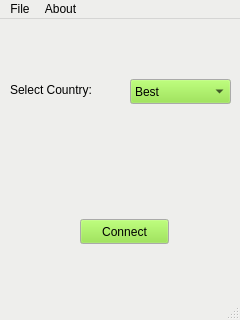
<?xml version="1.0" encoding="UTF-8"?>
<ui version="4.0">
 <class>MainWindow</class>
 <widget class="QMainWindow" name="MainWindow">
  <property name="windowModality">
   <enum>Qt::NonModal</enum>
  </property>
  <property name="geometry">
   <rect>
    <x>0</x>
    <y>0</y>
    <width>240</width>
    <height>320</height>
   </rect>
  </property>
  <property name="palette">
   <palette>
    <active>
     <colorrole role="WindowText">
      <brush brushstyle="SolidPattern">
       <color alpha="255">
        <red>0</red>
        <green>0</green>
        <blue>0</blue>
       </color>
      </brush>
     </colorrole>
     <colorrole role="Button">
      <brush brushstyle="SolidPattern">
       <color alpha="255">
        <red>138</red>
        <green>226</green>
        <blue>52</blue>
       </color>
      </brush>
     </colorrole>
     <colorrole role="Light">
      <brush brushstyle="SolidPattern">
       <color alpha="255">
        <red>198</red>
        <green>255</green>
        <blue>143</blue>
       </color>
      </brush>
     </colorrole>
     <colorrole role="Midlight">
      <brush brushstyle="SolidPattern">
       <color alpha="255">
        <red>168</red>
        <green>240</green>
        <blue>97</blue>
       </color>
      </brush>
     </colorrole>
     <colorrole role="Dark">
      <brush brushstyle="SolidPattern">
       <color alpha="255">
        <red>69</red>
        <green>113</green>
        <blue>26</blue>
       </color>
      </brush>
     </colorrole>
     <colorrole role="Mid">
      <brush brushstyle="SolidPattern">
       <color alpha="255">
        <red>92</red>
        <green>151</green>
        <blue>34</blue>
       </color>
      </brush>
     </colorrole>
     <colorrole role="Text">
      <brush brushstyle="SolidPattern">
       <color alpha="255">
        <red>0</red>
        <green>0</green>
        <blue>0</blue>
       </color>
      </brush>
     </colorrole>
     <colorrole role="BrightText">
      <brush brushstyle="SolidPattern">
       <color alpha="255">
        <red>255</red>
        <green>255</green>
        <blue>255</blue>
       </color>
      </brush>
     </colorrole>
     <colorrole role="ButtonText">
      <brush brushstyle="SolidPattern">
       <color alpha="255">
        <red>0</red>
        <green>0</green>
        <blue>0</blue>
       </color>
      </brush>
     </colorrole>
     <colorrole role="Base">
      <brush brushstyle="SolidPattern">
       <color alpha="255">
        <red>255</red>
        <green>255</green>
        <blue>255</blue>
       </color>
      </brush>
     </colorrole>
     <colorrole role="Window">
      <brush brushstyle="SolidPattern">
       <color alpha="255">
        <red>238</red>
        <green>238</green>
        <blue>236</blue>
       </color>
      </brush>
     </colorrole>
     <colorrole role="Shadow">
      <brush brushstyle="SolidPattern">
       <color alpha="255">
        <red>0</red>
        <green>0</green>
        <blue>0</blue>
       </color>
      </brush>
     </colorrole>
     <colorrole role="AlternateBase">
      <brush brushstyle="SolidPattern">
       <color alpha="255">
        <red>196</red>
        <green>240</green>
        <blue>153</blue>
       </color>
      </brush>
     </colorrole>
     <colorrole role="ToolTipBase">
      <brush brushstyle="SolidPattern">
       <color alpha="255">
        <red>255</red>
        <green>255</green>
        <blue>220</blue>
       </color>
      </brush>
     </colorrole>
     <colorrole role="ToolTipText">
      <brush brushstyle="SolidPattern">
       <color alpha="255">
        <red>0</red>
        <green>0</green>
        <blue>0</blue>
       </color>
      </brush>
     </colorrole>
     <colorrole role="PlaceholderText">
      <brush brushstyle="SolidPattern">
       <color alpha="128">
        <red>0</red>
        <green>0</green>
        <blue>0</blue>
       </color>
      </brush>
     </colorrole>
    </active>
    <inactive>
     <colorrole role="WindowText">
      <brush brushstyle="SolidPattern">
       <color alpha="255">
        <red>0</red>
        <green>0</green>
        <blue>0</blue>
       </color>
      </brush>
     </colorrole>
     <colorrole role="Button">
      <brush brushstyle="SolidPattern">
       <color alpha="255">
        <red>138</red>
        <green>226</green>
        <blue>52</blue>
       </color>
      </brush>
     </colorrole>
     <colorrole role="Light">
      <brush brushstyle="SolidPattern">
       <color alpha="255">
        <red>198</red>
        <green>255</green>
        <blue>143</blue>
       </color>
      </brush>
     </colorrole>
     <colorrole role="Midlight">
      <brush brushstyle="SolidPattern">
       <color alpha="255">
        <red>168</red>
        <green>240</green>
        <blue>97</blue>
       </color>
      </brush>
     </colorrole>
     <colorrole role="Dark">
      <brush brushstyle="SolidPattern">
       <color alpha="255">
        <red>69</red>
        <green>113</green>
        <blue>26</blue>
       </color>
      </brush>
     </colorrole>
     <colorrole role="Mid">
      <brush brushstyle="SolidPattern">
       <color alpha="255">
        <red>92</red>
        <green>151</green>
        <blue>34</blue>
       </color>
      </brush>
     </colorrole>
     <colorrole role="Text">
      <brush brushstyle="SolidPattern">
       <color alpha="255">
        <red>0</red>
        <green>0</green>
        <blue>0</blue>
       </color>
      </brush>
     </colorrole>
     <colorrole role="BrightText">
      <brush brushstyle="SolidPattern">
       <color alpha="255">
        <red>255</red>
        <green>255</green>
        <blue>255</blue>
       </color>
      </brush>
     </colorrole>
     <colorrole role="ButtonText">
      <brush brushstyle="SolidPattern">
       <color alpha="255">
        <red>0</red>
        <green>0</green>
        <blue>0</blue>
       </color>
      </brush>
     </colorrole>
     <colorrole role="Base">
      <brush brushstyle="SolidPattern">
       <color alpha="255">
        <red>255</red>
        <green>255</green>
        <blue>255</blue>
       </color>
      </brush>
     </colorrole>
     <colorrole role="Window">
      <brush brushstyle="SolidPattern">
       <color alpha="255">
        <red>238</red>
        <green>238</green>
        <blue>236</blue>
       </color>
      </brush>
     </colorrole>
     <colorrole role="Shadow">
      <brush brushstyle="SolidPattern">
       <color alpha="255">
        <red>0</red>
        <green>0</green>
        <blue>0</blue>
       </color>
      </brush>
     </colorrole>
     <colorrole role="AlternateBase">
      <brush brushstyle="SolidPattern">
       <color alpha="255">
        <red>196</red>
        <green>240</green>
        <blue>153</blue>
       </color>
      </brush>
     </colorrole>
     <colorrole role="ToolTipBase">
      <brush brushstyle="SolidPattern">
       <color alpha="255">
        <red>255</red>
        <green>255</green>
        <blue>220</blue>
       </color>
      </brush>
     </colorrole>
     <colorrole role="ToolTipText">
      <brush brushstyle="SolidPattern">
       <color alpha="255">
        <red>0</red>
        <green>0</green>
        <blue>0</blue>
       </color>
      </brush>
     </colorrole>
     <colorrole role="PlaceholderText">
      <brush brushstyle="SolidPattern">
       <color alpha="128">
        <red>0</red>
        <green>0</green>
        <blue>0</blue>
       </color>
      </brush>
     </colorrole>
    </inactive>
    <disabled>
     <colorrole role="WindowText">
      <brush brushstyle="SolidPattern">
       <color alpha="255">
        <red>69</red>
        <green>113</green>
        <blue>26</blue>
       </color>
      </brush>
     </colorrole>
     <colorrole role="Button">
      <brush brushstyle="SolidPattern">
       <color alpha="255">
        <red>138</red>
        <green>226</green>
        <blue>52</blue>
       </color>
      </brush>
     </colorrole>
     <colorrole role="Light">
      <brush brushstyle="SolidPattern">
       <color alpha="255">
        <red>198</red>
        <green>255</green>
        <blue>143</blue>
       </color>
      </brush>
     </colorrole>
     <colorrole role="Midlight">
      <brush brushstyle="SolidPattern">
       <color alpha="255">
        <red>168</red>
        <green>240</green>
        <blue>97</blue>
       </color>
      </brush>
     </colorrole>
     <colorrole role="Dark">
      <brush brushstyle="SolidPattern">
       <color alpha="255">
        <red>69</red>
        <green>113</green>
        <blue>26</blue>
       </color>
      </brush>
     </colorrole>
     <colorrole role="Mid">
      <brush brushstyle="SolidPattern">
       <color alpha="255">
        <red>92</red>
        <green>151</green>
        <blue>34</blue>
       </color>
      </brush>
     </colorrole>
     <colorrole role="Text">
      <brush brushstyle="SolidPattern">
       <color alpha="255">
        <red>69</red>
        <green>113</green>
        <blue>26</blue>
       </color>
      </brush>
     </colorrole>
     <colorrole role="BrightText">
      <brush brushstyle="SolidPattern">
       <color alpha="255">
        <red>255</red>
        <green>255</green>
        <blue>255</blue>
       </color>
      </brush>
     </colorrole>
     <colorrole role="ButtonText">
      <brush brushstyle="SolidPattern">
       <color alpha="255">
        <red>69</red>
        <green>113</green>
        <blue>26</blue>
       </color>
      </brush>
     </colorrole>
     <colorrole role="Base">
      <brush brushstyle="SolidPattern">
       <color alpha="255">
        <red>238</red>
        <green>238</green>
        <blue>236</blue>
       </color>
      </brush>
     </colorrole>
     <colorrole role="Window">
      <brush brushstyle="SolidPattern">
       <color alpha="255">
        <red>238</red>
        <green>238</green>
        <blue>236</blue>
       </color>
      </brush>
     </colorrole>
     <colorrole role="Shadow">
      <brush brushstyle="SolidPattern">
       <color alpha="255">
        <red>0</red>
        <green>0</green>
        <blue>0</blue>
       </color>
      </brush>
     </colorrole>
     <colorrole role="AlternateBase">
      <brush brushstyle="SolidPattern">
       <color alpha="255">
        <red>138</red>
        <green>226</green>
        <blue>52</blue>
       </color>
      </brush>
     </colorrole>
     <colorrole role="ToolTipBase">
      <brush brushstyle="SolidPattern">
       <color alpha="255">
        <red>255</red>
        <green>255</green>
        <blue>220</blue>
       </color>
      </brush>
     </colorrole>
     <colorrole role="ToolTipText">
      <brush brushstyle="SolidPattern">
       <color alpha="255">
        <red>0</red>
        <green>0</green>
        <blue>0</blue>
       </color>
      </brush>
     </colorrole>
     <colorrole role="PlaceholderText">
      <brush brushstyle="SolidPattern">
       <color alpha="128">
        <red>0</red>
        <green>0</green>
        <blue>0</blue>
       </color>
      </brush>
     </colorrole>
    </disabled>
   </palette>
  </property>
  <property name="cursor">
   <cursorShape>PointingHandCursor</cursorShape>
  </property>
  <property name="mouseTracking">
   <bool>false</bool>
  </property>
  <property name="windowTitle">
   <string>My VPN</string>
  </property>
  <property name="tabShape">
   <enum>QTabWidget::Triangular</enum>
  </property>
  <property name="dockNestingEnabled">
   <bool>false</bool>
  </property>
  <widget class="QWidget" name="centralwidget">
   <widget class="QComboBox" name="comboBox">
    <property name="geometry">
     <rect>
      <x>130</x>
      <y>60</y>
      <width>101</width>
      <height>25</height>
     </rect>
    </property>
    <item>
     <property name="text">
      <string>Best</string>
     </property>
    </item>
   </widget>
   <widget class="QPushButton" name="pushButton">
    <property name="geometry">
     <rect>
      <x>80</x>
      <y>200</y>
      <width>89</width>
      <height>25</height>
     </rect>
    </property>
    <property name="text">
     <string>Connect</string>
    </property>
    <property name="shortcut">
     <string>Return</string>
    </property>
   </widget>
   <widget class="QLabel" name="label">
    <property name="geometry">
     <rect>
      <x>10</x>
      <y>60</y>
      <width>111</width>
      <height>21</height>
     </rect>
    </property>
    <property name="text">
     <string>Select Country:</string>
    </property>
   </widget>
  </widget>
  <widget class="QMenuBar" name="menubar">
   <property name="geometry">
    <rect>
     <x>0</x>
     <y>0</y>
     <width>240</width>
     <height>22</height>
    </rect>
   </property>
   <widget class="QMenu" name="menuFile">
    <property name="title">
     <string>File</string>
    </property>
    <addaction name="actionExit"/>
   </widget>
   <widget class="QMenu" name="menuAbout">
    <property name="title">
     <string>About</string>
    </property>
    <addaction name="actionAuthor"/>
    <addaction name="separator"/>
    <addaction name="actionLisence"/>
   </widget>
   <addaction name="menuFile"/>
   <addaction name="menuAbout"/>
  </widget>
  <widget class="QStatusBar" name="statusbar"/>
  <action name="actionExit">
   <property name="text">
    <string>Exit</string>
   </property>
  </action>
  <action name="actionAuthor">
   <property name="text">
    <string>Author</string>
   </property>
  </action>
  <action name="actionLisence">
   <property name="text">
    <string>Lisence</string>
   </property>
  </action>
 </widget>
 <resources/>
 <connections/>
</ui>
